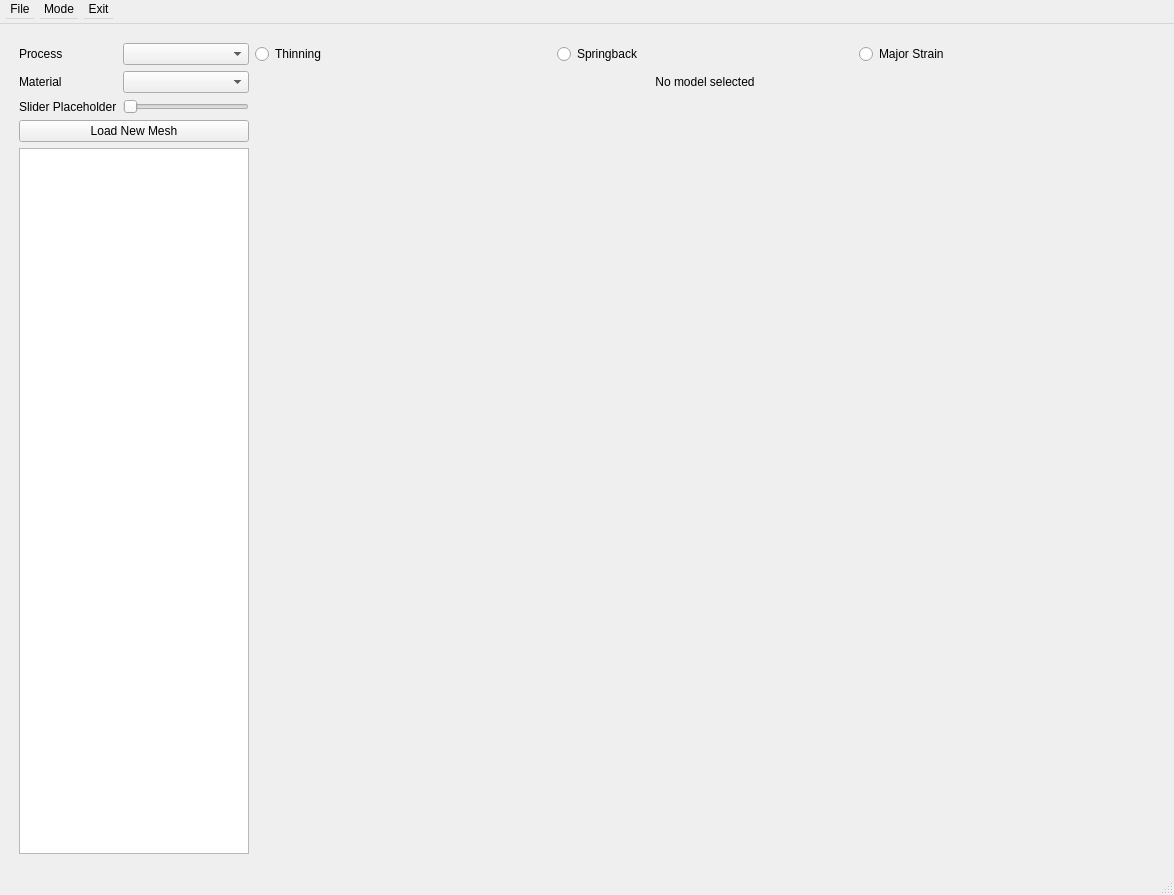
<?xml version="1.0" encoding="UTF-8"?>
<ui version="4.0">
 <class>main_window</class>
 <widget class="QMainWindow" name="main_window">
  <property name="geometry">
   <rect>
    <x>0</x>
    <y>0</y>
    <width>1174</width>
    <height>895</height>
   </rect>
  </property>
  <property name="windowTitle">
   <string>User-Centric Software to Assist Design for Forming</string>
  </property>
  <widget class="QWidget" name="central_widget">
   <property name="enabled">
    <bool>true</bool>
   </property>
   <property name="maximumSize">
    <size>
     <width>16777215</width>
     <height>16777215</height>
    </size>
   </property>
   <layout class="QGridLayout" name="gridLayout_2">
    <item row="0" column="1">
     <layout class="QGridLayout" name="grid_layout">
      <property name="sizeConstraint">
       <enum>QLayout::SetDefaultConstraint</enum>
      </property>
      <property name="leftMargin">
       <number>10</number>
      </property>
      <property name="topMargin">
       <number>10</number>
      </property>
      <property name="rightMargin">
       <number>10</number>
      </property>
      <property name="bottomMargin">
       <number>10</number>
      </property>
      <item row="0" column="3">
       <widget class="QRadioButton" name="springback_button">
        <property name="enabled">
         <bool>true</bool>
        </property>
        <property name="text">
         <string>Springback</string>
        </property>
       </widget>
      </item>
      <item row="0" column="4">
       <widget class="QRadioButton" name="strain_button">
        <property name="enabled">
         <bool>true</bool>
        </property>
        <property name="text">
         <string>Major Strain</string>
        </property>
       </widget>
      </item>
      <item row="1" column="0">
       <widget class="QLabel" name="material_label">
        <property name="text">
         <string>Material</string>
        </property>
       </widget>
      </item>
      <item row="1" column="2" colspan="3">
       <widget class="QLabel" name="selected_label">
        <property name="maximumSize">
         <size>
          <width>16777215</width>
          <height>24</height>
         </size>
        </property>
        <property name="text">
         <string>No model selected</string>
        </property>
        <property name="alignment">
         <set>Qt::AlignCenter</set>
        </property>
       </widget>
      </item>
      <item row="0" column="0">
       <widget class="QLabel" name="process_label">
        <property name="text">
         <string>Process</string>
        </property>
       </widget>
      </item>
      <item row="3" column="0" colspan="2">
       <widget class="QPushButton" name="load_mesh_button">
        <property name="text">
         <string>Load New Mesh</string>
        </property>
       </widget>
      </item>
      <item row="4" column="0" colspan="2">
       <widget class="QTreeView" name="dir_tree">
        <property name="enabled">
         <bool>true</bool>
        </property>
        <property name="maximumSize">
         <size>
          <width>16777215</width>
          <height>16777215</height>
         </size>
        </property>
       </widget>
      </item>
      <item row="1" column="1">
       <widget class="QComboBox" name="material_dropdown"/>
      </item>
      <item row="0" column="2">
       <widget class="QRadioButton" name="thinning_button">
        <property name="enabled">
         <bool>true</bool>
        </property>
        <property name="text">
         <string>Thinning</string>
        </property>
       </widget>
      </item>
      <item row="0" column="1">
       <widget class="QComboBox" name="process_dropdown"/>
      </item>
      <item row="2" column="0">
       <widget class="QLabel" name="slider_label">
        <property name="text">
         <string>Slider Placeholder</string>
        </property>
       </widget>
      </item>
      <item row="2" column="2" rowspan="3" colspan="3">
       <widget class="GLViewWidget" name="main_view" native="true">
        <property name="enabled">
         <bool>true</bool>
        </property>
        <property name="minimumSize">
         <size>
          <width>900</width>
          <height>0</height>
         </size>
        </property>
       </widget>
      </item>
      <item row="2" column="1">
       <widget class="QSlider" name="slider">
        <property name="orientation">
         <enum>Qt::Horizontal</enum>
        </property>
       </widget>
      </item>
     </layout>
    </item>
   </layout>
  </widget>
  <widget class="QStatusBar" name="statusbar"/>
  <widget class="QMenuBar" name="menubar">
   <property name="geometry">
    <rect>
     <x>0</x>
     <y>0</y>
     <width>16777214</width>
     <height>24</height>
    </rect>
   </property>
   <property name="minimumSize">
    <size>
     <width>16777214</width>
     <height>24</height>
    </size>
   </property>
   <property name="defaultUp">
    <bool>false</bool>
   </property>
   <property name="nativeMenuBar">
    <bool>false</bool>
   </property>
   <widget class="QMenu" name="menuFile">
    <property name="title">
     <string>File</string>
    </property>
    <addaction name="actionImport_New_Mesh"/>
   </widget>
   <widget class="QMenu" name="menuMode">
    <property name="title">
     <string>Mode</string>
    </property>
    <addaction name="actionOptimisation_Mode"/>
    <addaction name="actionSensitiity_Mode"/>
    <addaction name="actionDeveloper"/>
   </widget>
   <widget class="QMenu" name="menuExit">
    <property name="title">
     <string>Exit</string>
    </property>
    <addaction name="actionExit"/>
   </widget>
   <addaction name="menuFile"/>
   <addaction name="menuMode"/>
   <addaction name="menuExit"/>
  </widget>
  <action name="actionImport_New_Mesh">
   <property name="text">
    <string>Import New Mesh</string>
   </property>
  </action>
  <action name="actionOptimisation_Mode">
   <property name="text">
    <string>Optimisation</string>
   </property>
  </action>
  <action name="actionSensitiity_Mode">
   <property name="text">
    <string>Sensitiity Analysis</string>
   </property>
  </action>
  <action name="actionDeveloper">
   <property name="text">
    <string>Developer</string>
   </property>
  </action>
  <action name="actionExit">
   <property name="text">
    <string>Exit</string>
   </property>
  </action>
 </widget>
 <customwidgets>
  <customwidget>
   <class>GLViewWidget</class>
   <extends>QWidget</extends>
   <header>pyqtgraph.opengl</header>
   <container>1</container>
  </customwidget>
 </customwidgets>
 <resources/>
 <connections/>
</ui>
